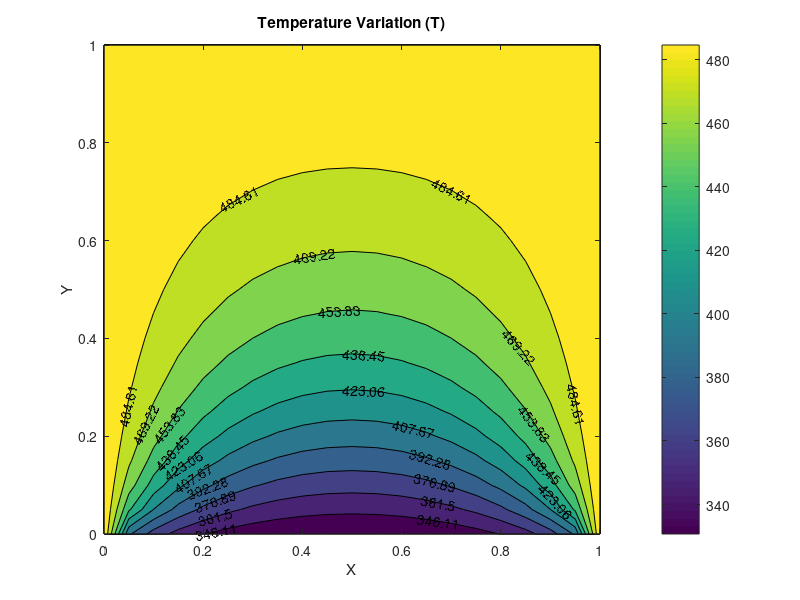

Source code (MATLAB):
% 2D Heat Conduction & Convection Example-1
clear all; clc

% Known Parameters
Lx = 1; % Length of X-Domain
Ly = 1; % Length of Y-Domain
M = 21; % Number of grid points starting from 1 in x-direction
N = 21; % Number of grid points starting from 1 in y-direction
h = 10; % Convective Heat Transfer Coefficient (W/K/m^2)
T_inf = 300; % Free air Temperature T_infi=300K
k = 0.8; % Thermal Conductivity of the wall (W/K/m)

% Calculated constants
dx = Lx/(M-1); % Grid size along x-direction
dy = Ly/(N-1); % Grid size along y-direction
B = dx/dy;

% Coefficients
ap = 2*((1/(dx^2))+(1/(dy^2)));
ae = 1/(dx^2);
aw = 1/(dx^2);
an = 1/(dy^2);
as = 1/(dy^2);

% Initializing Temperature matrix
T = zeros(N,M);

% Boundary Conditions
T(:,1) = 500; % Left Boundary T=500K
T(N,:) = 500; % Bottom Boundary T=500K
T(:,M) = 500; % Right Boundary T=500K

% Computation
epsilon = 1e-8; % Error Sensivity
err = 1; % Error
n = 0; % Iterator

while err>epsilon
    err = 0; % Error
    for j=2:N-1 % For Internal Grid points
        for i=2:M-1 % For Internal Grid points
            T_old = T(j,i);
            T(j,i) = (1/ap)*(ae*T(j+1,i) + aw*T(j-1,i) + an*T(j,i+1) + as*T(j,i-1));
            err = err + power(T(j,i)-T_old,2);
        end
    end
    for i=2:M-1 % Top Neumann Boundary Condition
        T(1,i) = (4*T(2,i)-T(3,i)+(2*dy*(h/k))*T_inf)/(3+(2*dy*(h/k)));
    end
    err = sqrt(err/(M*N));
    n = n+1; % Iterator
end
T
n
err

% Plotting
x = linspace(0,Lx,M);
y = linspace(0,Ly,N);
[X,Y] = meshgrid(x,y);
contourf(X,Y,T,'ShowText','on'),colorbar
xlabel('X'),ylabel('Y'),title('Temperature Variation (T)')
